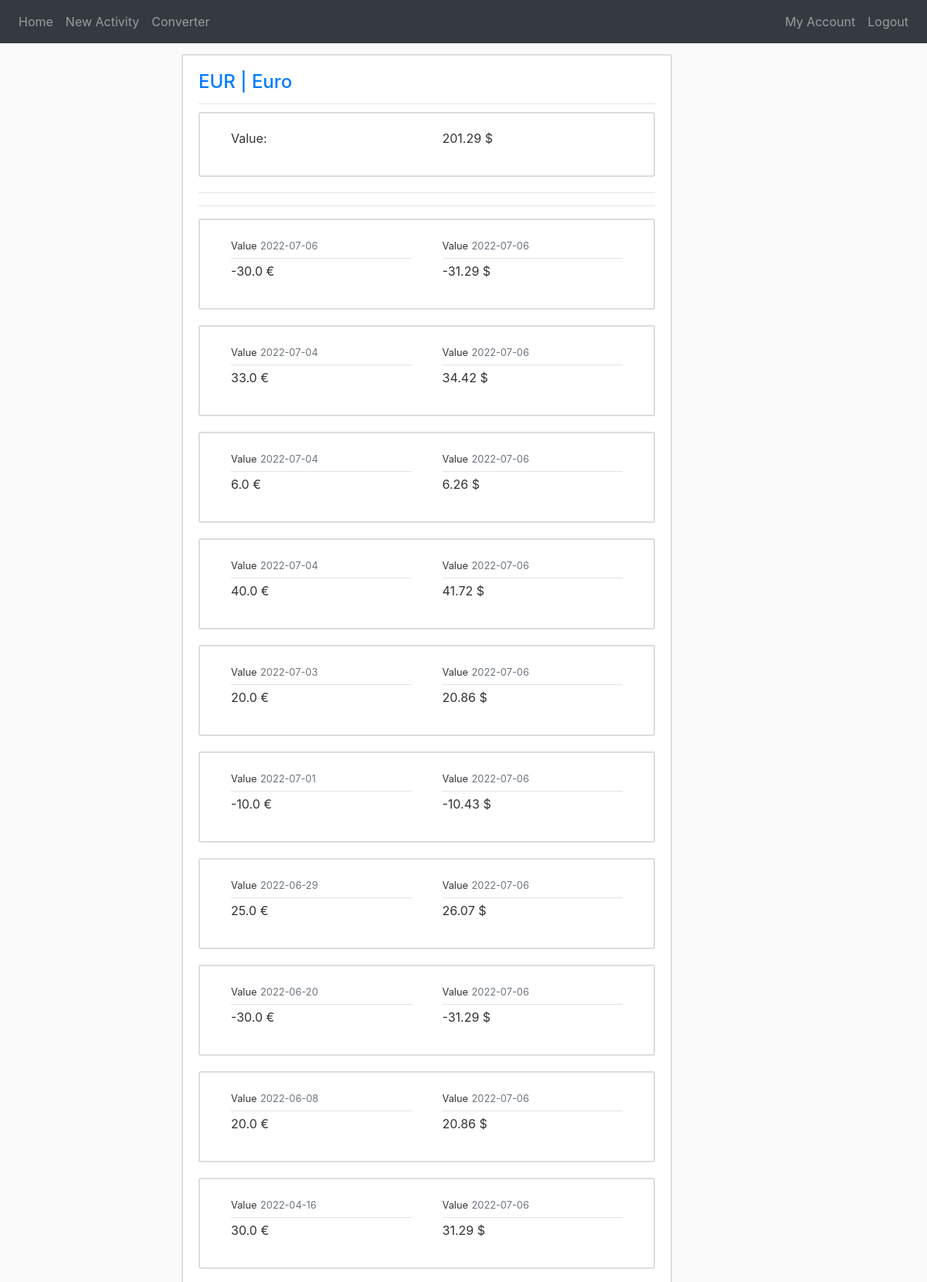
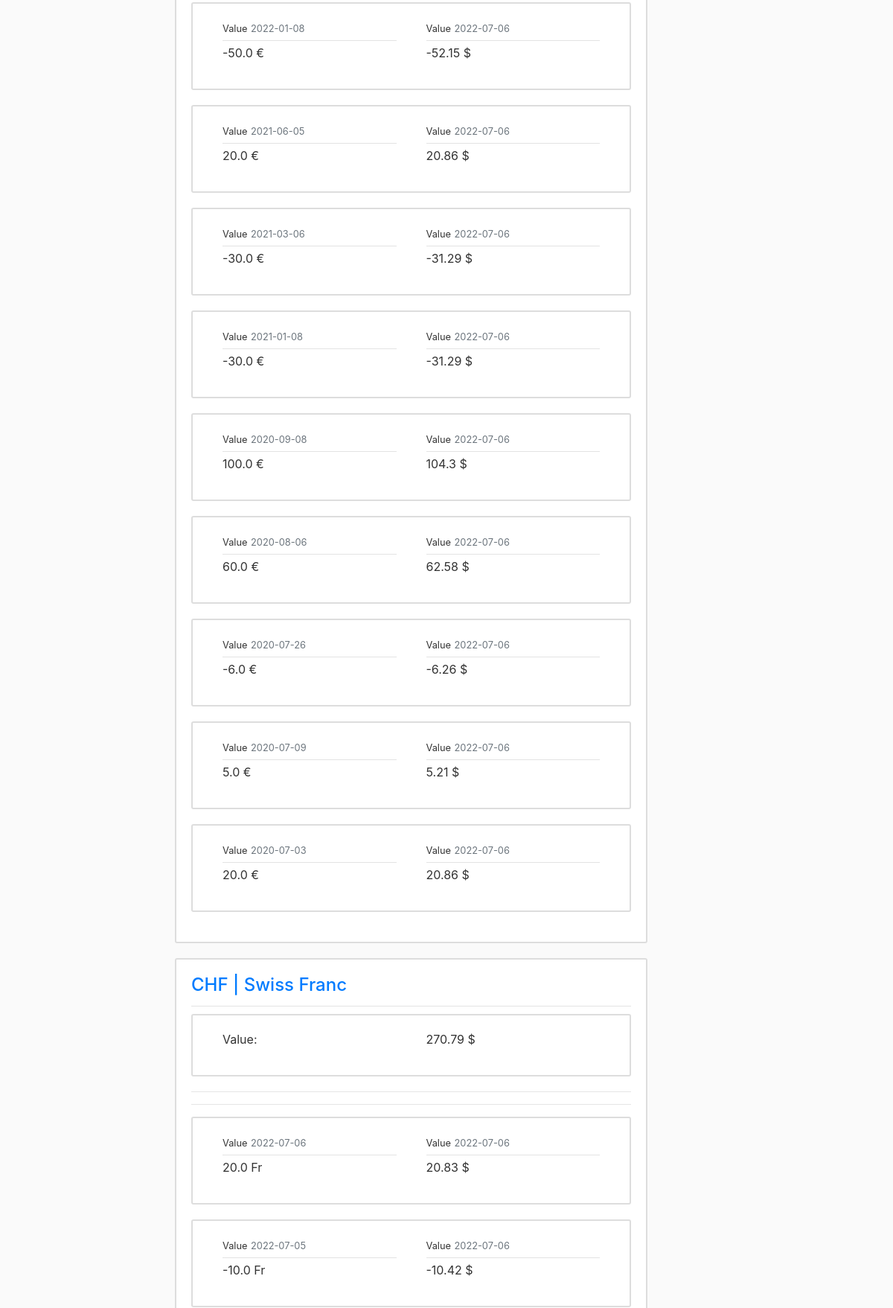
The page /dashboard (signed in, upper part) on the database its author committed (2 pictures, top to bottom).
### website/models.py (models this page shows, shortened)
class Currency(db.Model):
    id = db.Column(db.String(20), primary_key=True)
    name = db.Column(db.String(100), nullable=False)
    rate = db.Column(db.Float, nullable=False)
    character_id = db.Column(db.Integer, db.ForeignKey('character.id') , nullable=False)
    purchases = db.relationship('Purchase', backref='currency', lazy=True)

class User(db.Model, UserMixin):
    id = db.Column(db.Integer, primary_key=True)
    username = db.Column(db.String(20), unique=True, nullable=False)
    email = db.Column(db.String(150), unique=True, nullable=False)
    image = db.Column(db.String(20), nullable=False, default='default.jpg')
    password = db.Column(db.String(60), nullable=False)
    purchases = db.relationship('Purchase', backref='buyer', lazy=True)

class Purchase(db.Model):
    id = db.Column(db.Integer, primary_key=True)
    date = db.Column(db.Date, nullable=False)
    amount = db.Column(db.Float, nullable=False)
    user_id = db.Column(db.Integer, db.ForeignKey('user.id'), nullable=False)
    currency_id = db.Column(db.String(20), db.ForeignKey('currency.id'), nullable=False)

class Character(db.Model):
    id = db.Column(db.Integer, primary_key=True)
    character = db.Column(db.String(2), nullable=False)
    currencies = db.relationship('Currency', backref='character', lazy=True)
    def __repr__(self):
        return f"{self.character}"

### website/views.py (the view)
@views.route('/dashboard')
@login_required
def dashboard():
    purchases = Purchase.query.order_by(Purchase.date).filter(Purchase.user_id==current_user.id).all()
    currencies = Currency.query.all()
    return render_template("dashboard.html", purchases=purchases, datetime=datetime, currencies=currencies, Purchase=Purchase, func=func)

### website/models.py (called while the page is built)
@login_manager.user_loader
def load_user(user_id):
    return User.query.get(int(user_id))

### website/templates/dashboard.html (shortened to what this page needs)
{% extends "base.html" %}
{% block content %}
    {% for currency in currencies %}
        <article class="media content-section">
            <div class="media-body">
                <div class="article-metadata">
                    <h4 class="article-title">
                        <a class="mr-2" href="{{ url_for('views.portfolio') }}">{{ currency.id }} | {{ currency.name }}</a>
                    </h4>
                </div>
                <div class="articel-content">
                    {% if Purchase.query.filter(Purchase.currency_id==currency.id,Purchase.user_id==current_user.id).first() %}
                        <article class="media content-section">
                            <div class="media-body purchase">
                                <p class="article-content">Value:</p>
                            </div>
                            <div class="media-body purchase">
                                <p class="article-content">{{ (Purchase.query.with_entities(func.sum(Purchase.amount)).filter(Purchase.currency_id==currency.id, Purchase.user_id==current_user.id).scalar() * currency.rate) | round(2)}} $</p>
                            </div>
                        </article>
                        <hr>
                        <hr>
                    {% endif %}
                    {% for purchase in purchases | reverse %}
                        {% if purchase.currency == currency %}
                            <article class="media content-section">
                                <div class="media-body purchase">
                                    <div class="article-metadata">
                                        <small>Value</small>
                                        <small class="text-muted">{{ purchase.date.strftime('%Y-%m-%d') }}</small>
                                    </div>
                                    <p class="article-content">{{ purchase.amount }} {{ purchase.currency.character }}</p>
                                </div>
                                <div class="media-body purchase">
                                    <div class="article-metadata">
                                        <small>Value</small>
                                        <small class="text-muted">{{ datetime.now().strftime('%Y-%m-%d') }}</small>
                                    </div>
                                    <p class="article-content">{{ (purchase.amount * purchase.currency.rate) |round(2)}} $</p>
                                </div>
                            </article>
                        {% endif %}
                    {% endfor %}
                </div>
            </div>
        </article>
    {% endfor %}
{% endblock %}

### website/static/main.css (style rules this page uses)
body { background: #fafafa; color: #333333; margin-bottom: 10px; margin-top: 60px; }
h1, h2, h3, h4, h5, h6 { color: #444444; }
.content-section { background: #ffffff; padding: 20px 20px; border: 2px solid #dddddd; border-radius: 3px; margin-bottom: 20px; margin-top: 10px; }
.article-title { color: #444444; }
.article-content { white-space: pre-line; }
.article-metadata { padding-bottom: 5px; margin-bottom: 4px; border-bottom: 1px solid #e3e3e3; }
.purchase { margin-left: 20px; padding-right: 20px; }

### rows shown on the page
Currency: id "EUR", name "Euro"
User: id.rate "201.29"
Purchase: date "2022-07-06", amount "-30.0", currency.character "€", (purchase.amount*purchase.currency.rate)|round(2) "-31.29"
Purchase: date "2022-07-04", amount "33.0", currency.character "€", (purchase.amount*purchase.currency.rate)|round(2) "34.42"
Purchase: date "2022-07-04", amount "6.0", currency.character "€", (purchase.amount*purchase.currency.rate)|round(2) "6.26"
Purchase: date "2022-07-04", amount "40.0", currency.character "€", (purchase.amount*purchase.currency.rate)|round(2) "41.72"
Purchase: date "2022-07-03", amount "20.0", currency.character "€", (purchase.amount*purchase.currency.rate)|round(2) "20.86"
Purchase: date "2022-07-01", amount "-10.0", currency.character "€", (purchase.amount*purchase.currency.rate)|round(2) "-10.43"
Purchase: date "2022-06-29", amount "25.0", currency.character "€", (purchase.amount*purchase.currency.rate)|round(2) "26.07"
Purchase: date "2022-06-20", amount "-30.0", currency.character "€", (purchase.amount*purchase.currency.rate)|round(2) "-31.29"
Purchase: date "2022-06-08", amount "20.0", currency.character "€", (purchase.amount*purchase.currency.rate)|round(2) "20.86"
Purchase: date "2022-04-16", amount "30.0", currency.character "€", (purchase.amount*purchase.currency.rate)|round(2) "31.29"
Purchase: date "2022-01-08", amount "-50.0", currency.character "€", (purchase.amount*purchase.currency.rate)|round(2) "-52.15"
Purchase: date "2021-06-05", amount "20.0", currency.character "€", (purchase.amount*purchase.currency.rate)|round(2) "20.86"
Purchase: date "2021-03-06", amount "-30.0", currency.character "€", (purchase.amount*purchase.currency.rate)|round(2) "-31.29"
Purchase: date "2021-01-08", amount "-30.0", currency.character "€", (purchase.amount*purchase.currency.rate)|round(2) "-31.29"
Purchase: date "2020-09-08", amount "100.0", currency.character "€", (purchase.amount*purchase.currency.rate)|round(2) "104.3"
Purchase: date "2020-08-06", amount "60.0", currency.character "€", (purchase.amount*purchase.currency.rate)|round(2) "62.58"
Purchase: date "2020-07-26", amount "-6.0", currency.character "€", (purchase.amount*purchase.currency.rate)|round(2) "-6.26"
Purchase: date "2020-07-09", amount "5.0", currency.character "€", (purchase.amount*purchase.currency.rate)|round(2) "5.21"
Purchase: date "2020-07-03", amount "20.0", currency.character "€", (purchase.amount*purchase.currency.rate)|round(2) "20.86"
Currency: id "CHF", name "Swiss Franc", rate "270.79"
Purchase: date "2022-07-06", amount "20.0", currency.character "Fr", (purchase.amount*purchase.currency.rate)|round(2) "20.83"
Purchase: date "2022-07-05", amount "-10.0", currency.character "Fr", (purchase.amount*purchase.currency.rate)|round(2) "-10.42"
